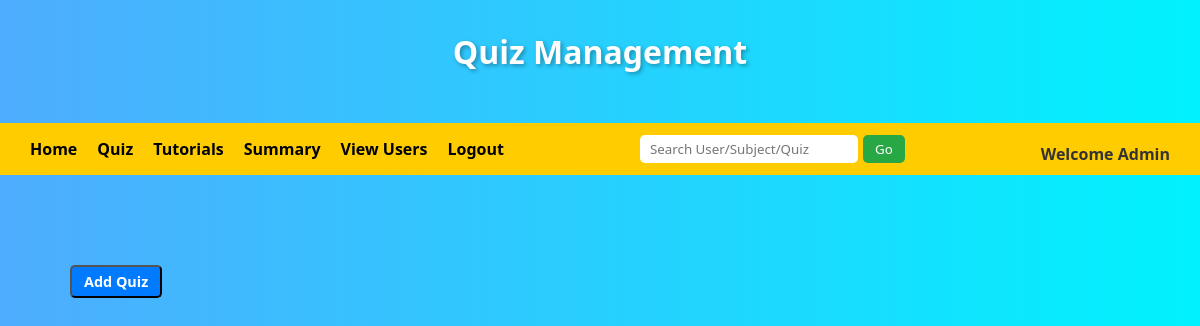
Page /quiz_Management on the earlier database version.
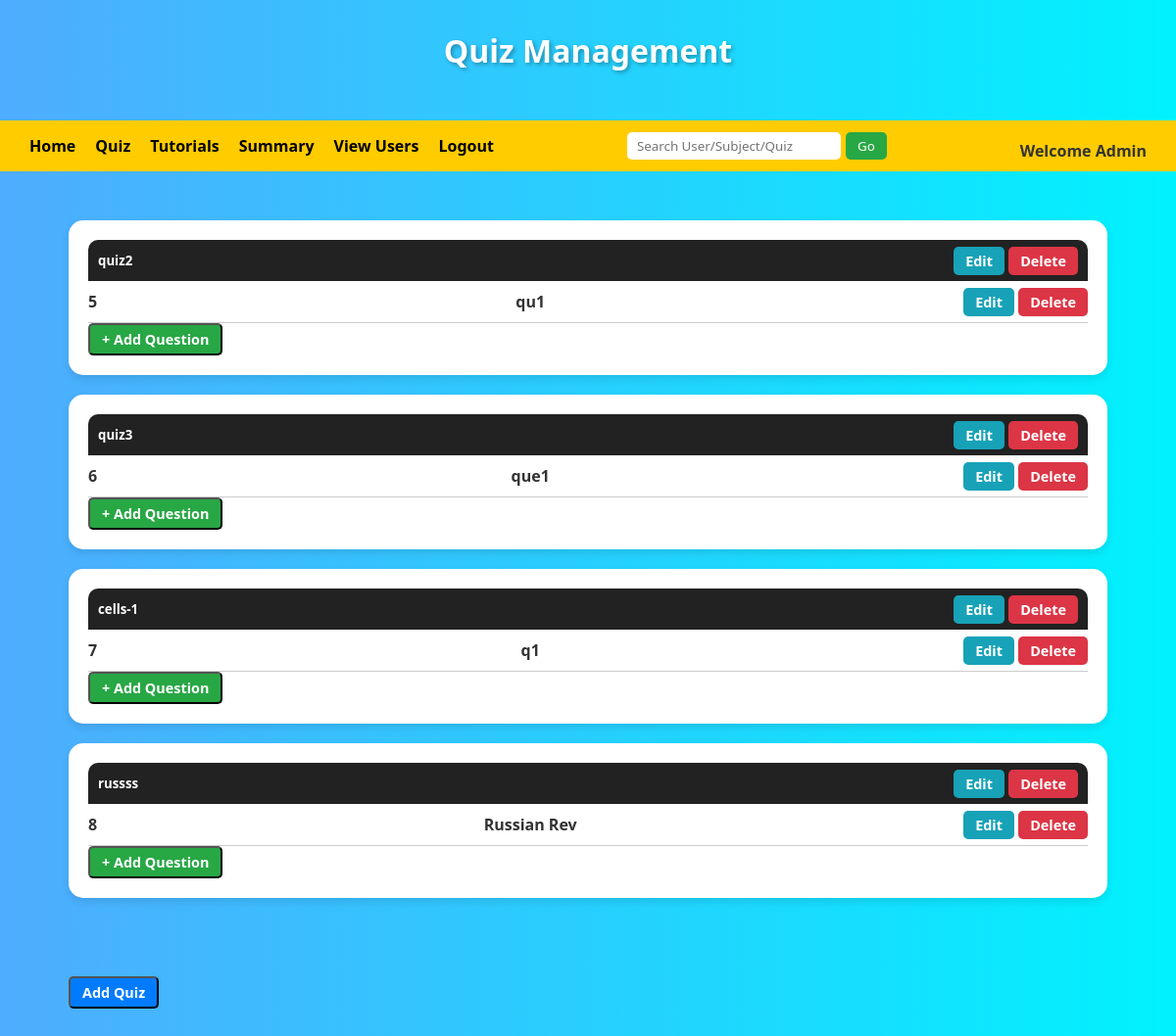
Same page on the later database version.
### app.py (models this page shows)
class Quiz(db.Model):
    __tablename__ = 'quiz'
    quiz_id = db.Column(db.Integer, autoincrement=True, primary_key=True)
    title = db.Column(db.String(20), unique=True, nullable=False)
    date_quiz=db.Column(db.Date, nullable=False)
    time_dur=db.Column(db.Time, nullable=False)
    remarks = db.Column(db.String(50), nullable=False)
    chap_id = db.Column(db.Integer, db.ForeignKey("chapter.chap_id", ondelete="CASCADE"), nullable=False)
    questions = db.relationship("Question", backref='quiz', lazy=True, cascade="all, delete")

class Question(db.Model):
    __tablename__ = 'question'
    q_id = db.Column(db.Integer, autoincrement=True, primary_key=True)
    q_title=db.Column(db.String(50),nullable=False)
    q_statement = db.Column(db.String(100), unique=True, nullable=False)
    opt_1 = db.Column(db.String(50),nullable=False)
    opt_2 = db.Column(db.String(50),nullable=False)
    opt_3 = db.Column(db.String(50),nullable=False)
    opt_4 = db.Column(db.String(50),nullable=False)
    c_opt = db.Column(db.Integer,nullable=False)
    quiz_id = db.Column(db.Integer, db.ForeignKey("quiz.quiz_id", ondelete="CASCADE"), nullable=False)

### app.py (the view)
@app.route('/quiz_Management')
def quiz_Management():
    quiz=Quiz.query.all()
    return render_template('quizManagement.html',quiz=quiz)

### app.py (called while the page is built)
@app.before_request
def create_tables():
    db.create_all()
    if not User.query.filter_by(email="Admin12@gmail.com").first():
        admin=User(name="Admin", email="Admin12@gmail.com", password=generate_password_hash("Silvia06@10"), std=0, dob=datetime.strptime("2006-06-01", "%Y-%m-%d").date(),admin=True)
        db.session.add(admin)
        db.session.commit()

### templates/quizManagement.html (shortened to what this page needs)
<!DOCTYPE html>
<html lang="en">
<head>
</head>
<body>
  <div class="container">
    <h3>Quiz Management</h3>
  </div>
  <nav class="navbar">
    <ul>
      <li><a href="/admin_Dashboard">Home</a></li>
      <li><a href="/quiz_Management">Quiz</a></li>
      <li><a href="/tutorials">Tutorials</a></li>
      <li><a href="/summary">Summary</a></li>
      <li><a href="/viewUsers">View Users</a></li>
      <li><a href="{{url_for('logout')}}">Logout</a></li>
    </ul>
    <form action="{{url_for('admin_search')}}" method="GET">
      <input type="search" placeholder="Search User/Subject/Quiz" name="query" id="ad_search" />
      <button type="submit">Go</button>
    </form>
    <div class="welcome">Welcome Admin</div>
  </nav>
  <div class="container">
    {% for q in quiz %}
    <div class="card">
      <div class="card-header">
        <h5><a href="#" onclick="loadQuizDetails('{{ q.quiz_id }}')">{{ q.title }}</a></h5>
        <span>
          <a href="/editQuiz/{{ q.quiz_id }}" class="btn btn-info">Edit</a>
          <a href="/deleteQuiz/{{ q.quiz_id }}" class="btn btn-danger">Delete</a>
        </span>
      </div>
      <div class="card-body">
        {% for ques in q.questions %}
        <div class="d-flex border-bottom py-2">
          <span><strong>{{ ques.q_id }}</strong></span>
          <span><strong>{{ ques.q_title }}</strong></span>
          <span>
            <a href="/editQuestion/{{ ques.q_id }}" class="btn btn-info">Edit</a>
            <a href="/deleteQuestion/{{ ques.q_id }}" class="btn btn-danger">Delete</a>
          </span>
        </div>
        {% endfor %}
        <form action="{{ url_for('add_question', quiz_id=q.quiz_id) }}" method="POST">
          <button type="submit" class="btn btn-success">+ Add Question</button>
        </form>
      </div>
    </div>
    {% endfor %}
  </div>
  <div class="container text-center">
    <form id="addQuiz" action="{{ url_for('add_quiz') }}">
      <input type="submit" class="btn btn-primary" value="Add Quiz" />
    </form>
  </div>
</body>
</html>

### templates/quizManagement.html (style rules this page uses)
* { box-sizing: border-box; margin: 0; padding: 0; font-family: 'Segoe UI', sans-serif; }
body { background: linear-gradient(to right, #4facfe, #00f2fe); color: #333; min-height: 100vh; }
.navbar { display: flex; justify-content: space-between; align-items: center; padding: 10px 30px; background-color: #ffcc00; flex-wrap: wrap; }
.navbar ul { display: flex; gap: 20px; list-style: none; flex-wrap: wrap; }
.navbar a { text-decoration: none; color: #000; font-weight: bold; transition: 0.3s; }
.navbar form { display: flex; gap: 5px; }
.navbar input[type="search"] { padding: 5px 10px; border-radius: 5px; border: none; outline: none; }
.navbar button { background: #28a745; color: white; border: none; padding: 5px 12px; border-radius: 5px; cursor: pointer; }
.welcome { color: #333; font-weight: bold; margin-top: 10px; }
.container { max-width: 1100px; margin: auto; padding: 30px 20px; }
h3 { text-align: center; color: white; margin-bottom: 20px; font-size: 2rem; text-shadow: 2px 2px 4px #00000050; }
.card { background: white; border-radius: 15px; padding: 20px; margin: 20px 0; box-shadow: 0 4px 8px rgba(0, 0, 0, 0.1); transition: 0.3s; }
.card-header { background: #222; color: white; padding: 10px; border-radius: 10px 10px 0 0; display: flex; justify-content: space-between; align-items: center; }
.card-header h5 a { color: white; text-decoration: none; }
.btn { padding: 5px 12px; border-radius: 5px; text-decoration: none; font-size: 0.9rem; font-weight: bold; cursor: pointer; transition: 0.2s; }
.btn-info { background-color: #17a2b8; color: white; }
.btn-danger { background-color: #dc3545; color: white; }
.btn-success { background-color: #28a745; color: white; }
.btn-primary { background-color: #007bff; color: white; }
.d-flex { display: flex; justify-content: space-between; align-items: center; }
.border-bottom { border-bottom: 1px solid #ccc; }
.py-2 { padding: 10px 0; }

Differences in the rows shown:
added Quiz: title "quiz2"
added Question: q_id "5", q_title "qu1", shown under "quiz2"
added Quiz: title "quiz3"
added Question: q_id "6", q_title "que1", shown under "quiz3"
added Quiz: title "cells-1"
added Question: q_id "7", q_title "q1", shown under "cells-1"
added Quiz: title "russss"
added Question: q_id "8", q_title "Russian Rev", shown under "russss"
